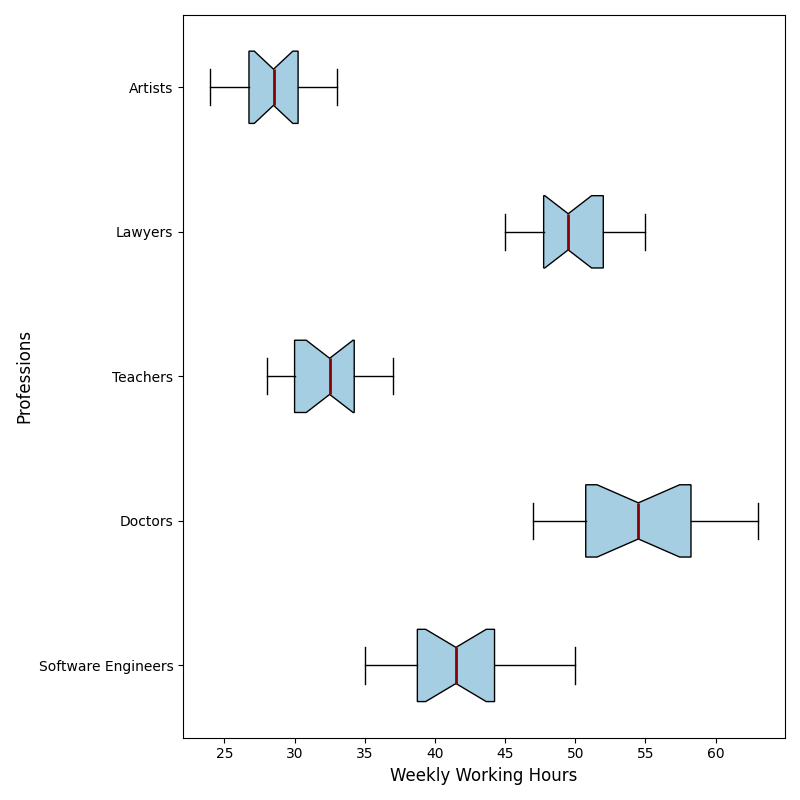

Write the Python code that produced this figure.
import matplotlib.pyplot as plt

working_hours = {
    "Software Engineers": [40, 42, 38, 45, 50, 35, 40, 38, 42, 48, 44, 46, 37, 39, 41, 43],
    "Doctors": [50, 55, 60, 52, 58, 62, 48, 54, 57, 63, 56, 59, 53, 51, 49, 47],
    "Teachers": [30, 32, 29, 35, 34, 37, 33, 28, 31, 36, 32, 30, 29, 33, 34, 35],
    "Lawyers": [45, 48, 52, 55, 50, 46, 49, 53, 47, 51, 54, 48, 50, 52, 47, 49],
    "Artists": [25, 28, 30, 32, 29, 27, 26, 31, 33, 28, 30, 25, 27, 29, 24, 32]
}

professions = list(working_hours.keys())
data = list(working_hours.values())

fig, ax = plt.subplots(figsize=(8, 8))

# Use a single color for all box plots
ax.boxplot(data, vert=False, patch_artist=True, labels=professions, notch=True,
           boxprops=dict(facecolor='#a6cee3', color='black'),
           whiskerprops=dict(color='black'),
           capprops=dict(color='black'),
           flierprops=dict(marker='o', markerfacecolor='red', markersize=8, linestyle='none'),
           medianprops=dict(color='darkred', linewidth=2))

ax.set_xlabel("Weekly Working Hours", fontsize=12)
ax.set_ylabel("Professions", fontsize=12)

plt.tight_layout()
plt.show()
